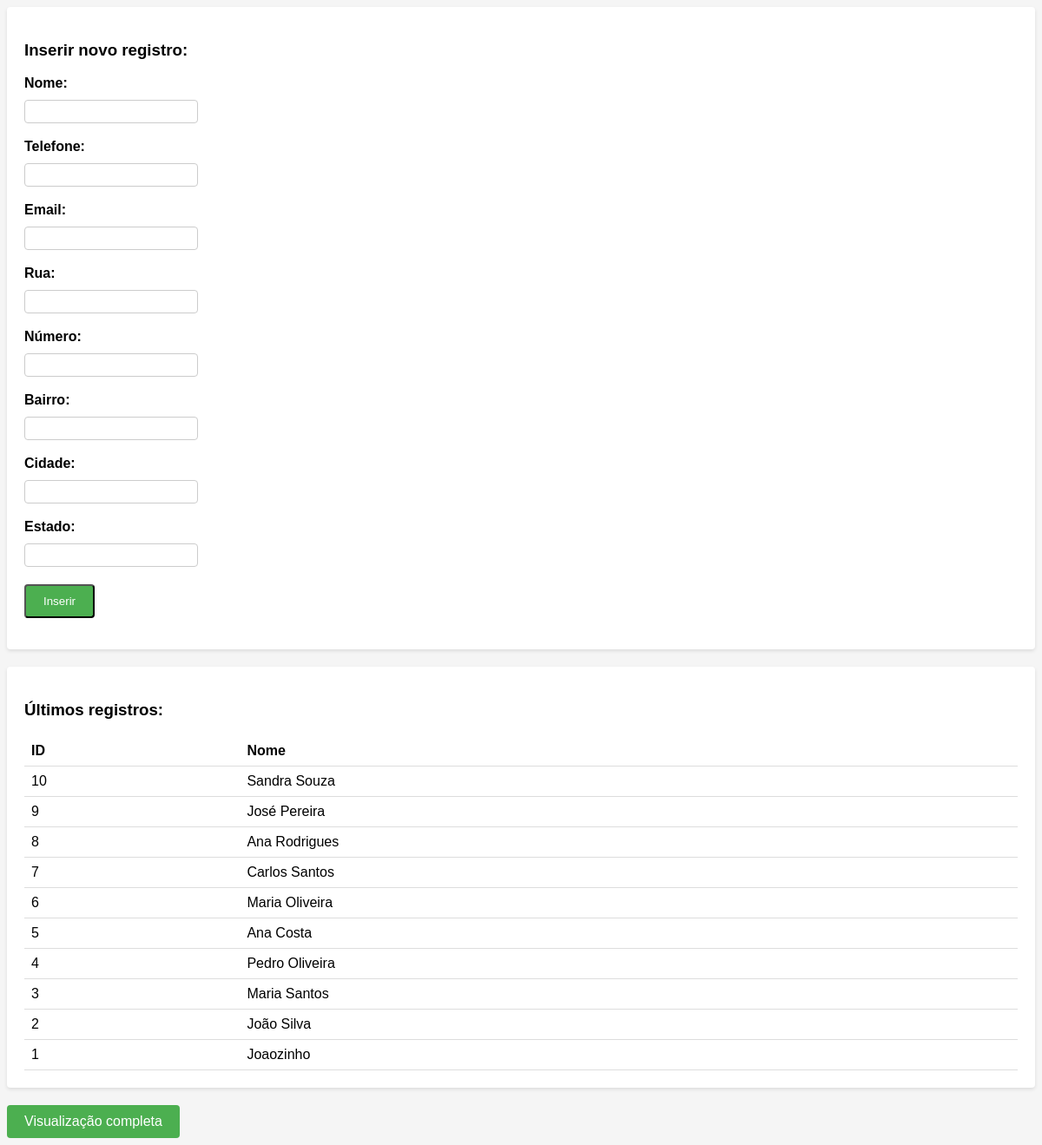
The page / on the database its author committed.
### tables this page shows
CREATE TABLE `aluno` (
  `id` int(11) NOT NULL,
  `nome` varchar(50) NOT NULL,
  `telefone` varchar(11) NOT NULL,
  `email` varchar(30) NOT NULL,
  `endereco` int(11) NOT NULL
);

### index.php (the view, shortened to what this page needs)
<html>
    <head>
        <link rel="stylesheet" href="style-index.css">
    </head>
    <body>
        <div class="formulario">
            <form name="inserir" id="inserir" action="process.php" method="post">
                <h3>Inserir novo registro:</h3>
                <label for="name">Nome:&nbsp;</label>
                <input type="text" name="name" id="name">
                <br><br>
                <label for="phone">Telefone:&nbsp;</label>
                <input type="text" name="phone" id="phone" class="telefone">
                <br><br>
                <label for="email">Email:&nbsp;</label>
                <input type="text" name="email" id="email">
                <br><br>
                <label for="street">Rua:&nbsp;</label>
                <input type="text" name="street" id="street">
                <br><br>
                <label for="number">Número:&nbsp;</label>
                <input type="text" name="number" id="number">
                <br><br>
                <label for="district">Bairro:&nbsp;</label>
                <input type="text" name="district" id="district">
                <br><br>
                <label for="city">Cidade:&nbsp;</label>
                <input type="text" name="city" id="city">
                <br><br>
                <label for="state">Estado:&nbsp;</label>
                <input type="text" name="state" id="state">
                <div class="insert-button">
                    <input class="botao" type="submit" value="Inserir" onclick="return validarFormulario();">
                </div>
            </form>
        </div>
        <div class="tabela">
            <h3>Últimos registros:</h3>
            <?php
                $servername = "localhost";
                $username = "root";
                $password = "";
                $dbname = "universidade";
                $conn = new mysqli($servername, $username, $password, $dbname);
                $sql = "SELECT id, nome FROM aluno ORDER BY id DESC LIMIT 10";
                $result = $conn->query($sql);
                if ($result->num_rows > 0) {
                    echo "<table>";
                    echo "<tr><th>ID</th><th>Nome</th></tr>";
                    while ($row = $result->fetch_assoc()) {
                        echo "<tr>";
                        echo "<td>" . $row["id"] . "</td>";
                        echo "<td>" . $row["nome"] . "</td>";
                        echo "</tr>";
                    }
                    echo "</table>";
                } else {
                    echo "Nenhum registro encontrado.";
                }
            ?>
        </div>
        <div class="show-all-button">
            <a href="view.php" class="botao">Visualização completa</a>
        </div>
    </body>
</html>

### style-index.css (style rules this page uses)
body { font-family: Arial, sans-serif; background-color: #f5f5f5; }
.formulario { background-color: #fff; border-radius: 4px; padding: 20px; margin-bottom: 20px; box-shadow: 0 2px 4px rgba(0, 0, 0, 0.1); }
.formulario label { display: block; margin-bottom: 10px; font-weight: bold; }
.formulario input[type="text"] { width: 200px; padding: 5px; border: 1px solid #ccc; border-radius: 4px; }
.insert-button { margin-top: 20px; }
.tabela { background-color: #fff; border-radius: 4px; padding: 20px; box-shadow: 0 2px 4px rgba(0, 0, 0, 0.1); }
.tabela table { width: 100%; border-collapse: collapse; }
.tabela th, .tabela td { padding: 8px; text-align: left; border-bottom: 1px solid #ddd; }
.show-all-button { margin-top: 20px; }
.botao { display: inline-block; padding: 10px 20px; background-color: #4CAF50; color: #fff; text-decoration: none; border-radius: 4px; }

### rows shown on the page
aluno: id "10", nome "Sandra Souza"
aluno: id "9", nome "José Pereira"
aluno: id "8", nome "Ana Rodrigues"
aluno: id "7", nome "Carlos Santos"
aluno: id "6", nome "Maria Oliveira"
aluno: id "5", nome "Ana Costa"
aluno: id "4", nome "Pedro Oliveira"
aluno: id "3", nome "Maria Santos"
aluno: id "2", nome "João Silva"
aluno: id "1", nome "Joaozinho"
